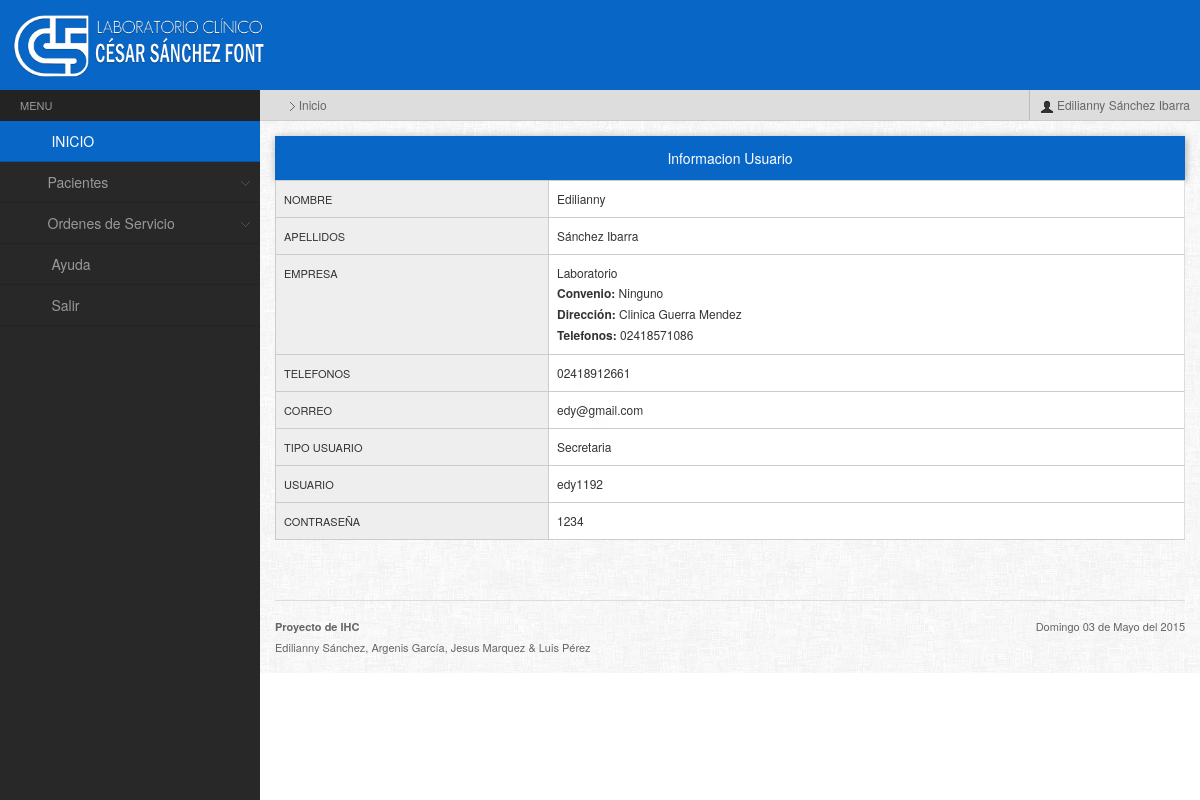
The app's page /web/principal.php?accion=info (signed in), older data.
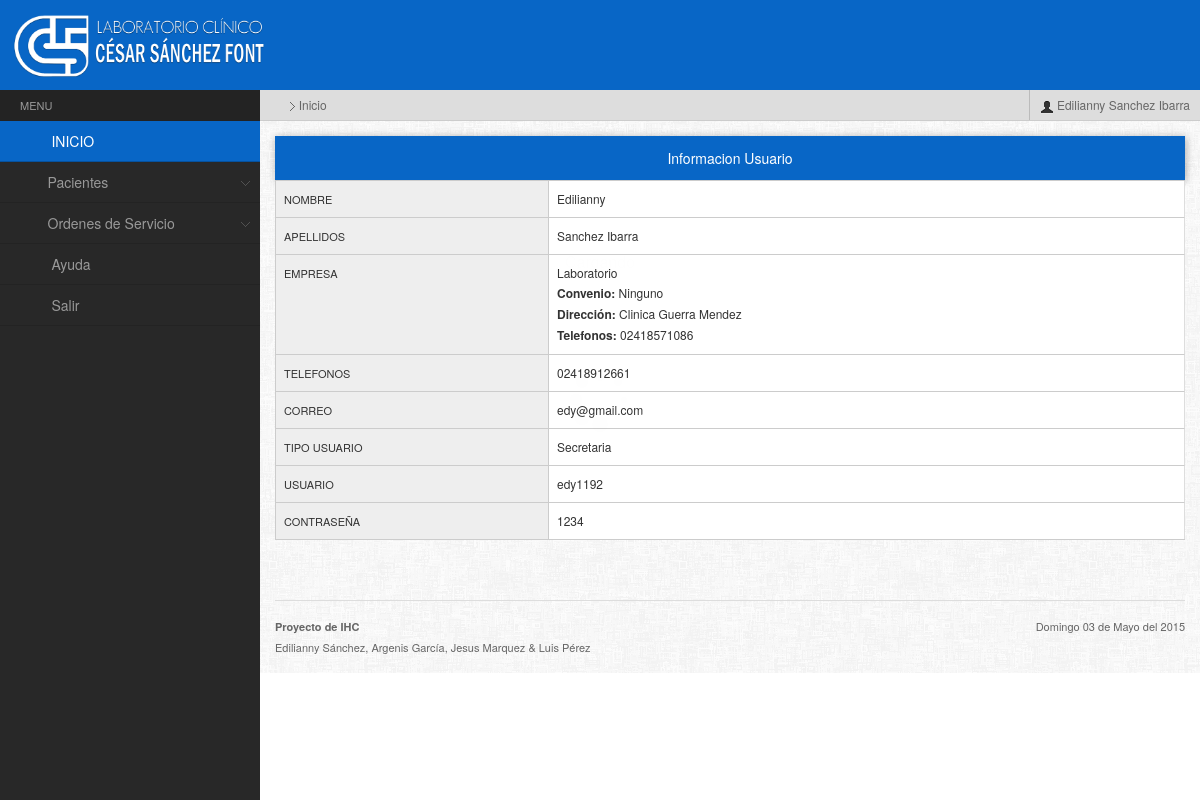
The same page, newer data.
### tables this page shows
CREATE TABLE IF NOT EXISTS `usuario` (
`idusuario` int(11) NOT NULL,
  `nombre_usuario` varchar(25) NOT NULL,
  `clave` varchar(30) NOT NULL,
  `nombres` varchar(80) NOT NULL,
  `apellidos` varchar(80) NOT NULL,
  `idempresa` int(11) NOT NULL,
  `tipo_usuario` int(11) NOT NULL,
  `correo` varchar(80) NOT NULL,
  `telefono` varchar(200) NOT NULL
);

### admin/informacionUsuario2.php (the view, shortened to what the changed rows need)
<!DOCTYPE html PUBLIC "-//W3C//DTD XHTML 1.0 Transitional//EN" "http://www.w3.org/TR/xhtml1/DTD/xhtml1-transitional.dtd">
<html xmlns="http://www.w3.org/1999/xhtml">
<head>
</head>
<body>
<?php
	include("conexion.php");
	$nombreUsuario = $_SESSION['userid'];
	$wsql = "select * from usuario where nombre_usuario='$nombreUsuario'";
	$result = mysql_query($wsql,$link);
	$row = mysql_fetch_array($result);
?>
<div class="widget">
	<center><h4 class="widgettitle"> Informacion Usuario</h4></center>
</div>
    <table class="table table-bordered table-invoice">
        <tbody>
            <tr>
                <td class="width30">Nombre</td>
                <td class="width70"><?php echo $row['nombres'];?></td>
            </tr><tr>
                <td class="width30">Apellidos</td>
                <td class="width70"><?php echo $row['apellidos'];?></td>
            </tr><tr>
                <td class="width30">Empresa</td>
                <td class="width70"><?php
                $wsql = "select * from empresa where idempresa=".$row['idempresa'];
                $result = mysql_query($wsql,$link);
                $row2 = mysql_fetch_array($result);
                echo $row2['nombre_empresa']."</br><b>Convenio: </b>".$row2['tipo_convenio']."</br><b>Dirección: </b>".$row2['direccion']."</br><b>Telefonos: </b>".$row2['telefono'];?></td>
            </tr><tr>
                <td class="width30">Telefonos</td>
                <td class="width70"><?php echo $row['telefono'];?></td>
            </tr><tr>
                <td class="width30">Correo</td>
                <td class="width70"><?php echo $row['correo'];?></td>
            </tr><tr>
                <td class="width30">Tipo Usuario</td>
                <td class="width70"><?php
                $wsql = "select * from tipo_usuario where idtipousuario=".$row['tipo_usuario'];
                $result = mysql_query($wsql,$link);
                $row2 = mysql_fetch_array($result);
                echo $row2['nombretipo_usuario'];?></td>
            </tr><tr>
                <td class="width30">Usuario</td>
                <td class="width70"><?php echo $row['nombre_usuario'];?></td>
            </tr><tr>
                <td class="width30">Contraseña</td>
                <td class="width70"><?php echo $row['clave'];?></td>
            </tr>
        </tbody>
    </table>
</body>
</html>

### web/principal.php (shortened to what the changed rows need)
<?php
	include("../admin/conexion.php");
?>
<!DOCTYPE html>
<html>
<head>
	<link rel="stylesheet" href="../admin/archivos/css/responsive-tables.css">
	<link rel="stylesheet" href="../admin/archivos/css/style.default.css" type="text/css" />
	<link rel="stylesheet" href="../admin/archivos/css/bootstrap-fileupload.min.css" type="text/css" />
	<link rel="stylesheet" href="../admin/archivos/css/bootstrap-timepicker.min.css" type="text/css" />
	<link rel="stylesheet" href="../admin/archivos/prettify/prettify.css" type="text/css" />
</head>
<body>
    <div class="rightpanel">
        <ul class="breadcrumbs">
        	<li class="right">
                <a href="" data-toggle="dropdown" class="dropdown-toggle"><i class="icon-user"></i> <?php echo $_SESSION['nombres']; echo " "; echo $_SESSION['apellidos']; ?></a>
            </li>
        </ul>
        <div class="maincontent">
            <div class="maincontentinner">
                <div class="row-fluid">
                    <div id="dashboard-left" class="span">
                      <?php
							if(isset($_GET["accion"]) || isset($_GET['tipo'])){
								if($_GET["accion"]=="info"){
									include("../admin/informacionUsuario2.php");
								}
							}
							else
							{
								include("buscarpac.php");
							}
						?>
                    </div>
                </div>
            </div>
        </div>
    </div>

Row changes from the older to the newer data that the page shows:
changed usuario "Edilianny": apellidos "Sánchez Ibarra" → "Sanchez Ibarra"
Text that changed along with them:
$_SESSION['apellidos']: "Sánchez Ibarra" → "Sanchez Ibarra"
